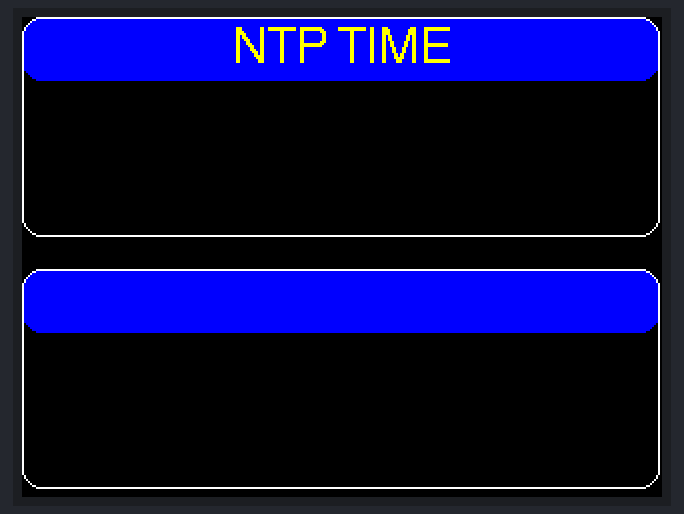
Simulated run of this sketch. Board: ESP32. Parts: 320×240 colour display. WiFi joins after 1.5 s; servers stay silent unless stated; the local clock reads 2024-03-15 10:24:30 at power-on unless the sketch sets it.

Above: at 0.3 s.
At 2.1 s:
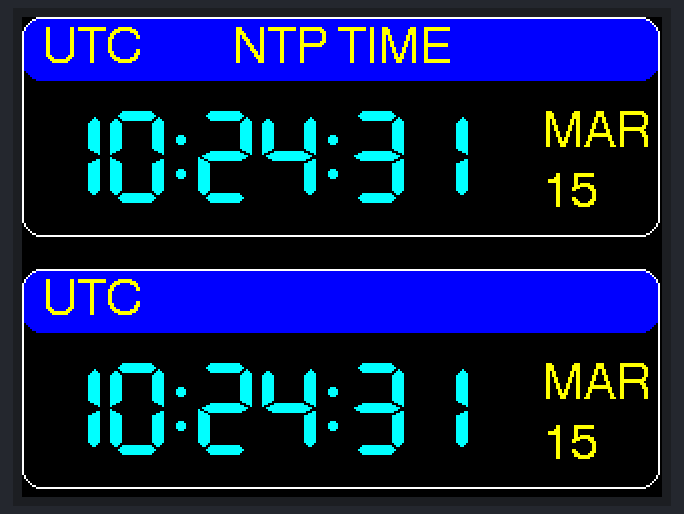
At 11.0 s:
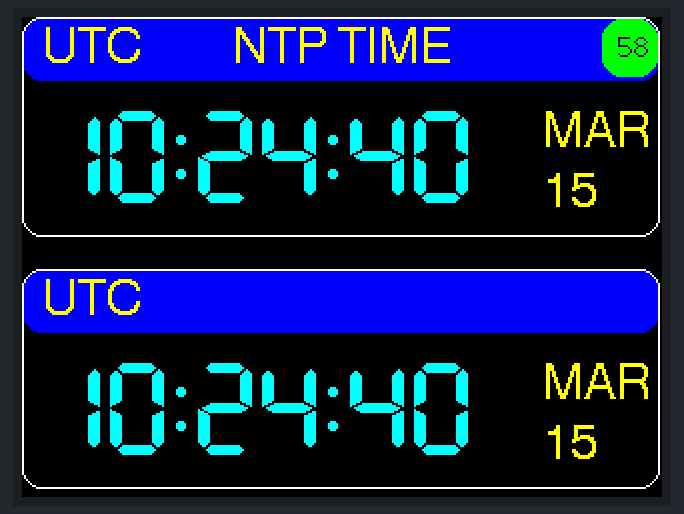
At 20.0 s:
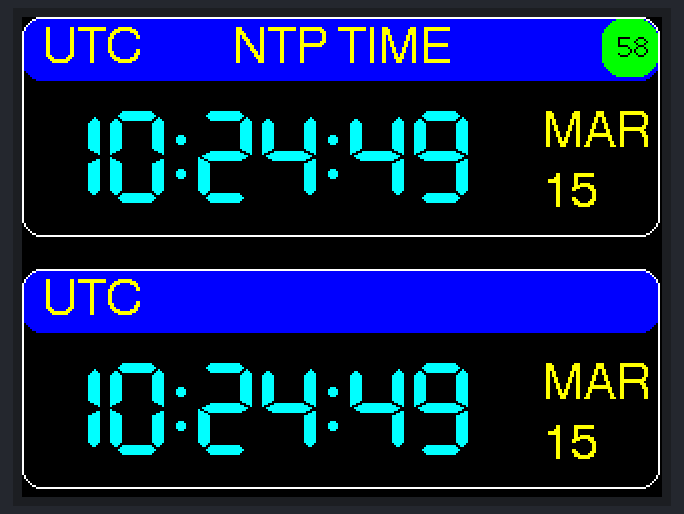
At 29.0 s:
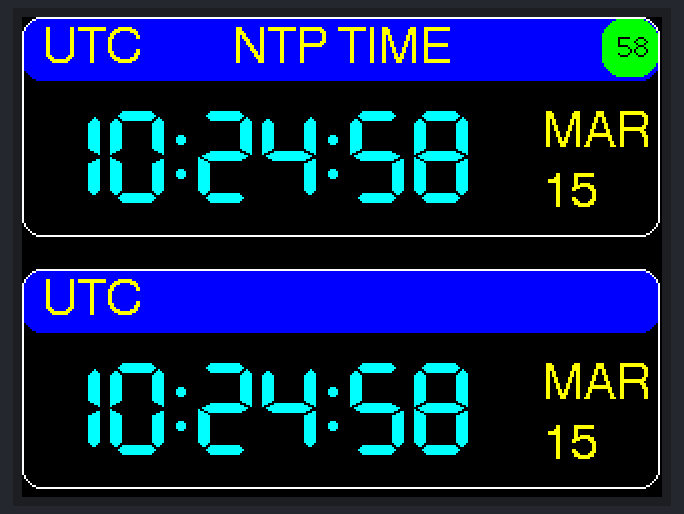
At 39.0 s:
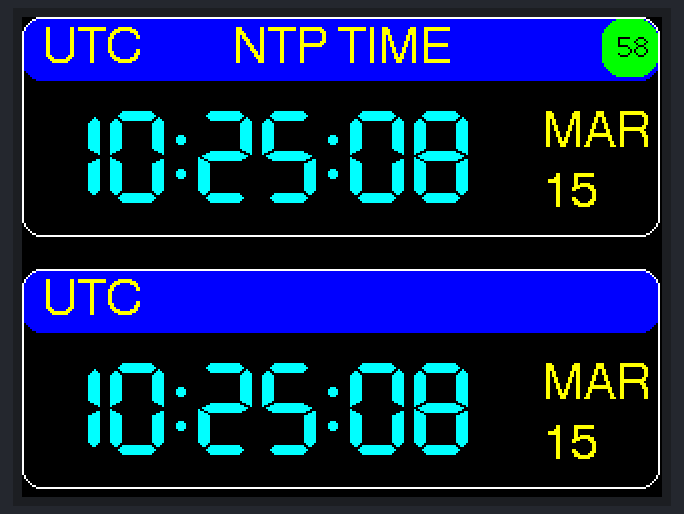

Measured:
- what the display in image 1 shows lasts 1.0 s, from 2.0 s to 3.0 s

The sketch:

step8.ino
```cpp
// (licence header left out)
#include <TFT_eSPI.h>                              // https://github.com/Bodmer/TFT_eSPI
#include <ezTime.h>                                // https://github.com/ropg/ezTime
#if defined(ESP32)
#include <WiFi.h>                                  // use this WiFi lib for ESP32, or
#elif defined (ESP8266)
#include <ESP8266WiFi.h>                           // use this WiFi lib for ESP8266
#endif

#define TITLE              "NTP TIME"
#define WIFI_SSID          "yourSSID"
#define WIFI_PWD           "yourPassword"
#define TZ_RULE            "EST5EDT,M3.2.0/2:00:00,M11.1.0/2:00:00"

#define USE_12HR_FORMAT       true                 // preferred format for local time
#define LEADING_ZERO         false                 // show "01:00" vs " 1:00"
#define SYNC_MARGINAL         3600                 // orange status if no sync for 1 hour
#define SYNC_LOST            86400                 // red status if no sync for 1 day
#define LOCAL_FORMAT_12HR     true                 // local time format 12hr "11:34" vs 24hr "23:34"
#define UTC_FORMAT_12HR      false                 // UTC time format 12 hr "11:34" vs 24hr "23:34"
#define TIMECOLOR          TFT_CYAN                // color of 7-segment time display
#define DATECOLOR          TFT_YELLOW              // color of displayed month & day
#define LABEL_FGCOLOR      TFT_YELLOW
#define LABEL_BGCOLOR      TFT_BLUE

TFT_eSPI tft = TFT_eSPI();                         // display object
Timezone local;                                    // local timezone variable
time_t t,oldT;                                     // current & displayed UTC
time_t lt,oldLt;                                   // current & displayed local time
bool useLocalTime  = false;                        // temp flag used for display updates


void showClockStatus() {
  const int x=290,y=1,w=28,h=29,f=2;               // screen position & size
  int color;
  if (second()%10) return;                         // update every 10 seconds
  int syncAge = now()-lastNtpUpdateTime();         // how long has it been since last sync?
  if (syncAge < SYNC_MARGINAL)                     // time is good & in sync
    color = TFT_GREEN;
  else if (syncAge < SYNC_LOST)                    // sync is 1-24 hours old
    color = TFT_ORANGE;
  else color = TFT_RED;                            // time is stale & should not be trusted
  tft.fillRoundRect(x,y,w,h,10,color);             // show clock status as a color
  tft.setTextColor(TFT_BLACK,color);
  tft.drawNumber(-WiFi.RSSI(),x+8,y+6,f);          // WiFi strength as a positive value
}

void showAMPM (int hr) {
}

void showTime(time_t t, bool hr12, int x, int y) {
  const int f=7;                                   // screen font
  tft.setTextColor(TIMECOLOR, TFT_BLACK);          // set time color
  int h=hour(t); int m=minute(t); int s=second(t); // get hours, minutes, and seconds
  showAMPM(h);                                     // display AM/PM, if needed
  if (hr12) {                                      // adjust hours for 12 vs 24hr format:
    if (h==0) h=12;                                // 00:00 becomes 12:00
    if (h>12) h-=12;                               // 13:00 becomes 01:00
  }
  if (h<10) {                                      // is hour a single digit?
    if ((!hr12)||(LEADING_ZERO))                   // 24hr format: always use leading 0
      x+= tft.drawChar('0',x,y,f);                 // show leading zero for hours
    else {
      tft.setTextColor(TFT_BLACK,TFT_BLACK);       // black on black text
      x+=tft.drawChar('8',x,y,f);                  // will erase the old digit
      tft.setTextColor(TIMECOLOR,TFT_BLACK);
    }
  }
  x+= tft.drawNumber(h,x,y,f);                     // hours
  x+= tft.drawChar(':',x,y,f);                     // show ":"
  if (m<10) x+= tft.drawChar('0',x,y,f);           // leading zero for minutes
  x+= tft.drawNumber(m,x,y,f);                     // show minutes
  x+= tft.drawChar(':',x,y,f);                     // show ":"
  if (s<10) x+= tft.drawChar('0',x,y,f);           // add leading zero for seconds
  x+= tft.drawNumber(s,x,y,f);                     // show seconds
}

void showDate(time_t t, int x, int y) {
  const int f=4,yspacing=30;                       // screen font, spacing
  const char* months[] = {"JAN","FEB","MAR",
     "APR","MAY","JUN","JUL","AUG","SEP","OCT",
     "NOV","DEC"};
  tft.setTextColor(DATECOLOR, TFT_BLACK);
  int m=month(t), d=day(t);                        // get date components
  tft.fillRect(x,y,50,60,TFT_BLACK);               // erase previous date
  tft.drawString(months[m-1],x,y,f);               // show month on top
  y += yspacing;                                   // put day below month
  if (d<10) x+=tft.drawNumber(0,x,y,f);            // draw leading zero for day
  tft.drawNumber(d,x,y,f);                         // draw day
}

void showTimeZone (int x, int y) {
  const int f=4;                                   // text font
  tft.setTextColor(LABEL_FGCOLOR,LABEL_BGCOLOR);   // set text colors
  tft.fillRect(x,y,80,28,LABEL_BGCOLOR);           // erase previous TZ
  if (!useLocalTime)
    tft.drawString("UTC",x,y,f);                   // UTC time
  else
    tft.drawString(local.getTimezoneName(),x,y,f); // show local time zone
}

void showTimeDate(time_t t, time_t oldT, bool hr12, int x, int y) {
  showTime(t,hr12,x,y);                            // display time HH:MM:SS
  if ((!oldT)||(hour(t)!=hour(oldT)))              // did hour change?
    showTimeZone(x,y-42);                          // update time zone
  if (day(t)!=day(oldT))                           // did date change?
    showDate(t,x+250,y);                           // update date
}

void updateDisplay() {
  t = now();                                       // check latest time
  if (t!=oldT) {                                   // are we in a new second yet?
    lt = local.now();                              // keep local time current
    useLocalTime = true;                           // use local timezone
    showTimeDate(lt,oldLt,LOCAL_FORMAT_12HR,10,46);// show new local time
    useLocalTime = false;                          // use UTC timezone
    showTimeDate(t,oldT,UTC_FORMAT_12HR,10,172);   // show new UTC time
    showClockStatus();                             // and clock status
    oldT=t; oldLt=lt;                              // remember currently displayed time
  }
}

void newDualScreen() {
  tft.setTextColor(LABEL_FGCOLOR,LABEL_BGCOLOR);   // set label colors
  tft.fillScreen(TFT_BLACK);                       // start with empty screen
  tft.fillRoundRect(0,0,319,32,10,LABEL_BGCOLOR);  // title bar for local time
  tft.fillRoundRect(0,126,319,32,10,LABEL_BGCOLOR);// title bar for UTC
  tft.setTextColor(LABEL_FGCOLOR,LABEL_BGCOLOR);   // set label colors
  tft.drawCentreString(TITLE,160,4,4);             // show title at top
  tft.drawRoundRect(0,0,319,110,10,TFT_WHITE);     // draw edge around local time
  tft.drawRoundRect(0,126,319,110,10,TFT_WHITE);   // draw edge around UTC
}

void setup() {
  tft.init();
  tft.setRotation(1);                              // portrait screen orientation
  newDualScreen();
  WiFi.begin(WIFI_SSID,WIFI_PWD);                  // attempt WiFi connection
  waitForSync();                                   // wait for NTP packet return
  local.setPosix(TZ_RULE);                         // estab. local TZ by rule
}

void loop() {
  events();                                        // allow NTP updates
  updateDisplay();                                 // update clock every second
}
```
